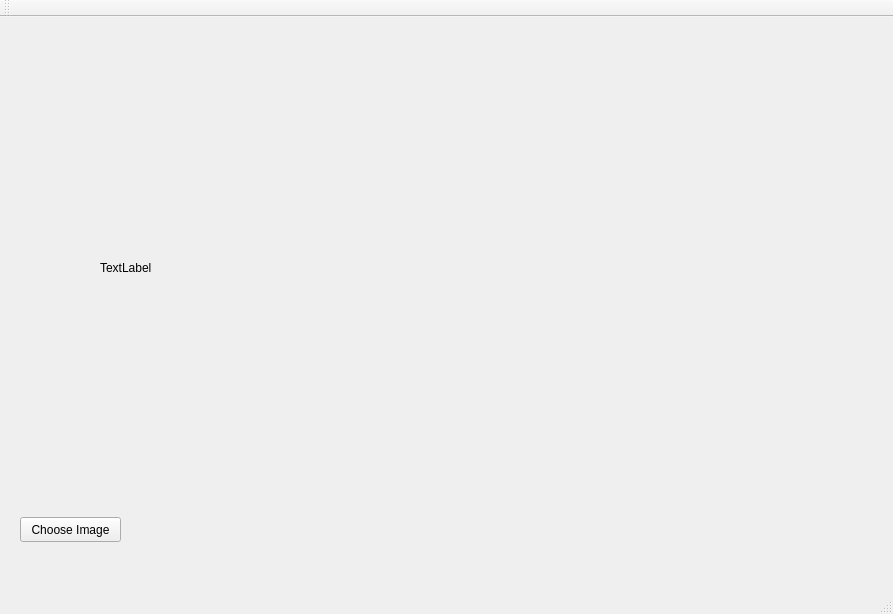
<?xml version="1.0" encoding="UTF-8"?>
<ui version="4.0">
 <class>MainWindow</class>
 <widget class="QMainWindow" name="MainWindow">
  <property name="geometry">
   <rect>
    <x>0</x>
    <y>0</y>
    <width>893</width>
    <height>614</height>
   </rect>
  </property>
  <property name="windowTitle">
   <string>Hackathon 2019</string>
  </property>
  <widget class="QWidget" name="centralWidget">
   <widget class="QPushButton" name="btn_image">
    <property name="geometry">
     <rect>
      <x>20</x>
      <y>500</y>
      <width>101</width>
      <height>25</height>
     </rect>
    </property>
    <property name="text">
     <string>Choose Image</string>
    </property>
   </widget>
   <widget class="QLabel" name="lbl_image">
    <property name="geometry">
     <rect>
      <x>100</x>
      <y>40</y>
      <width>731</width>
      <height>421</height>
     </rect>
    </property>
    <property name="text">
     <string>TextLabel</string>
    </property>
   </widget>
  </widget>
  <widget class="QMenuBar" name="menuBar">
   <property name="geometry">
    <rect>
     <x>0</x>
     <y>0</y>
     <width>893</width>
     <height>25</height>
    </rect>
   </property>
  </widget>
  <widget class="QToolBar" name="mainToolBar">
   <attribute name="toolBarArea">
    <enum>TopToolBarArea</enum>
   </attribute>
   <attribute name="toolBarBreak">
    <bool>false</bool>
   </attribute>
  </widget>
  <widget class="QStatusBar" name="statusBar"/>
  <action name="actionNew">
   <property name="text">
    <string>New</string>
   </property>
  </action>
  <action name="actionOpen">
   <property name="text">
    <string>Open</string>
   </property>
  </action>
  <action name="actionSave">
   <property name="text">
    <string>Save</string>
   </property>
  </action>
 </widget>
 <layoutdefault spacing="6" margin="11"/>
 <resources/>
 <connections/>
</ui>
